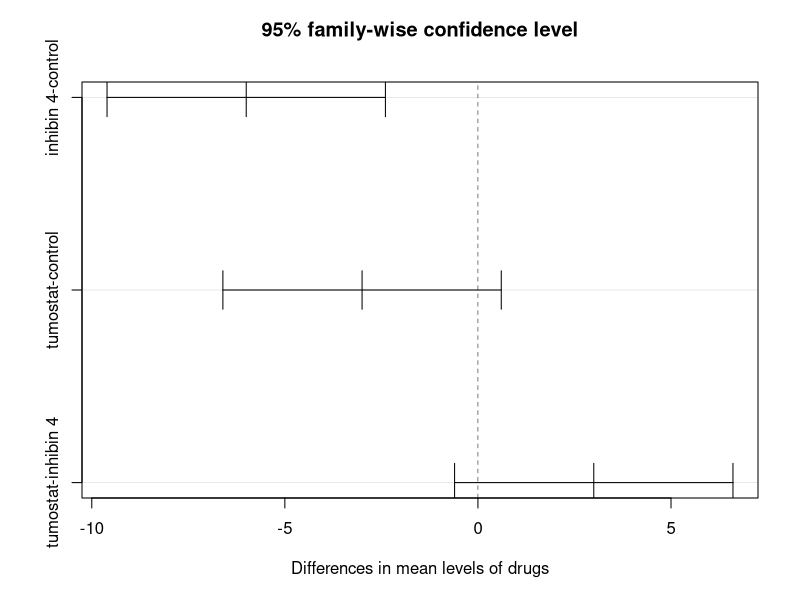

Generate this figure with R:
## ---- chunk 1
qt(p = 0.05, df = 18, lower.tail = TRUE)
## ---- chunk 2
qt(p = 0.05, df = 18, lower.tail = FALSE)
## ---- chunk 3
qt(p = 0.05/2, df = 18, lower.tail = FALSE)
## ---- chunk 4
qt(p=0.05/2, df=9, lower.tail=FALSE)
## ---- chunk 5
qt(p=0.05/2, df=28, lower.tail=FALSE)
## ---- chunk 6
pf(10.8, 2, 9, lower.tail = FALSE)
## ---- chunk 7
# Chargement des données
cancer.data <- read.csv("data/cancer.csv", header=T)

# Lancement de l'analyse de variance
res.aov <- aov(diameter ~ drugs, data = cancer.data)

# Affichage du résultat
summary(res.aov)
## ---- chunk 8
# Chargement des données
cancer.data <- read.csv("data/cancer.csv", header=T)

# Lancement de l'analyse de variance
res.aov <- aov(diameter ~ drugs, data = cancer.data)

# Affichage du résultat
summary(res.aov)

# Test de Tukey
tukey <- TukeyHSD(res.aov, 'drugs', conf.level = 0.95)

# Resumé du test de Tukey
tukey

# Graphique du test de Tukey
plot(tukey)
